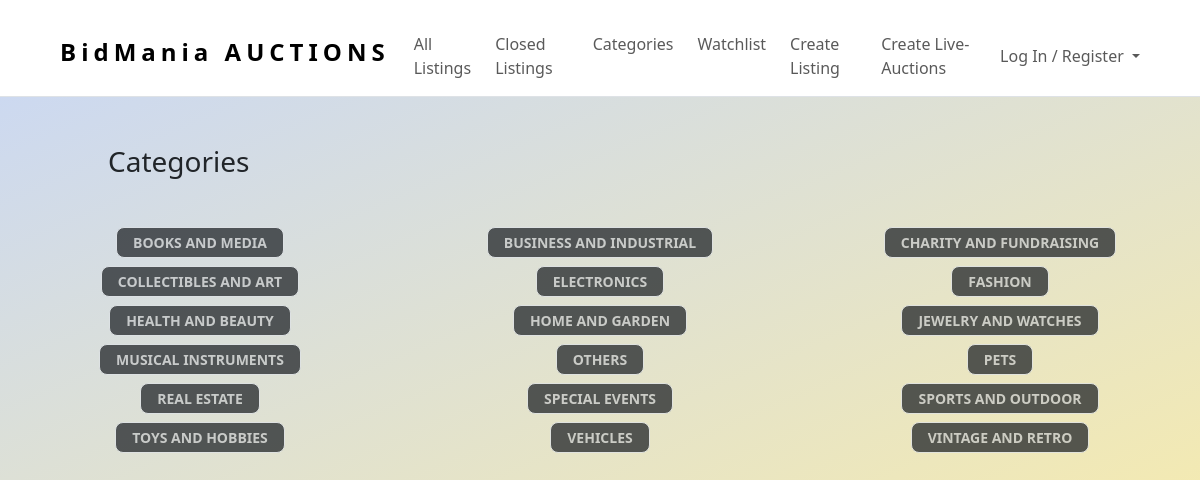
The page /categories on the database its author committed.
### auctions/models.py (models this page shows)
class Category(models.Model):
    category = models.CharField(max_length=255)
    class Meta:
        ordering = ["category"]
    def __str__(self):
        return self.category

### auctions/views.py (the view)
# urls.py: path("categories", views.categories, name="categories"),
def categories(request):
    return render(request, "auctions/categories.html", {
        "categories": Category.objects.all(),
        "headline": f"Categories"
    })

### auctions/templates/auctions/categories.html
{% extends "auctions/layout.html" %}
{% block body %}
<div class="mx-5 my-2 container">
    <div class="mx-5">
        <h3>{{ headline }}</h3>
    </div>
</div>
<div class="m-5 d-flex flex-wrap justify-content-evenly mx-auto w-100 text-center">
    {% for category in categories %}
    <div class="mb-2 d-block col-4">
        <div class="btn btn-sm btn-dark border rounded-3 text-uppercase text-decoration-none text-light fw-bold opacity-75 px-3">
            <a href="{% url 'listing_category' category_name=category %}"
               class="text-uppercase text-decoration-none text-light fw-bold opacity-75">{{ category }}</a>
        </div>
    </div>
    {% endfor %}
</div>
{% endblock %}

### auctions/templates/auctions/layout.html (shortened to what this page needs)
{% load static %}
<!DOCTYPE html>
<html lang="en">
    <head>
        <link href="https://cdn.jsdelivr.net/npm/bootstrap@5.3.0-alpha3/dist/css/bootstrap.min.css" rel="stylesheet">
        <link rel="stylesheet" type="text/css" href="https://cdn.jsdelivr.net/npm/bootstrap-icons@1.10.4/font/bootstrap-icons.css">
        <link href="{% static 'styles.css' %}" rel="stylesheet" type="text/css">
    </head>
    <body style="background: linear-gradient(to bottom right, rgb(200, 215, 247), rgb(244, 234, 177));">
        <nav class="pt-4 navbar navbar-expand-lg navbar-white bg-white sticky-top border-bottom">
            <div class="mx-5 container-fluid">
                <a class="me-3 text-decoration-none navbar-brand" href="/">
                    <h4 class="fw-bold" style="letter-spacing:5px;">BidMania AUCTIONS</h4>
                </a>
                <div class="collapse navbar-collapse" id="navbarNavDropdown">
                    <ul class="me-auto mb-2 mb-lg-0 navbar-nav">
                        <li class="nav-item">
                            <a class="me-2 nav-link" aria-current="page" href="{% url 'all' %}">All Listings</a>
                        </li>
                        <li class="nav-item">
                            <a class="me-2 nav-link" aria-current="page" href="{% url 'closed' %}">Closed Listings</a>
                        </li>
                        <li class= "nav-item">
                            <a class="me-2 nav-link" href="{% url 'categories' %}">Categories</a>
                        </li>
                        <li class="nav-item">
                            <a class="me-2 nav-link" href="{% url 'watchlists' %}">Watchlist</a>
                        </li>
                        <li class="nav-item">
                            <a class="me-2 nav-link" href="{% url 'create' %}">Create Listing</a>
                        </li>
                        <li class="nav-item">
                            <a class="me-2 nav-link" href="{% url 'create_live_auctions' %}">Create Live-Auctions</a>
                        </li>
                    </ul>
                    <span class="navbar-text dropdown-center">
                        {% if user.is_authenticated %}
                        <div class="dropdown-toggle" href="/" role="button" data-bs-toggle="dropdown" aria-expanded="false">
                            <i class="me-1 bi bi-person-fill"></i>{{ user.username }}
                        </div>
                        <ul class="dropdown-menu">
                            <li class="nav-item">
                                <a class="text-decoration-none dropdown-item" href="{% url 'live_auctions' %}">
                                    My Live-Auctions
                                </a>
                            </li>
                            <li class="nav-item">
                                <a class="text-decoration-none dropdown-item" href="{% url 'my_listings' %}">
                                    My Listings
                                </a>
                            </li>
                            <li class="nav-item">
                                <a class="text-decoration-none dropdown-item" href="{% url 'my_bids' %}">
                                    My Bids
                                </a>
                            </li>
                            <li>
                                <hr class="dropdown-divider">
                            </li>
                            <li class="nav-item">
                                <a class="text-decoration-none dropdown-item" href="{% url 'logout' %}">
                                    Log Out
                                </a>
                            </li>
                        </ul>
                        {% else %}
                        <div class="dropdown-toggle" href="/" role="button" data-bs-toggle="dropdown" aria-expanded="false">
                            Log In / Register
                        </div>
                        {% endif %}
                    </span>
                </div>
            </div>
        </nav>
        <div class="mt-5">
        {% block body %}
        {% endblock %}
        </div>
    </body>
</html>

### auctions/static/styles.css (style rules this page uses)
body { padding: 0px; background-color: rgb(122, 170, 179); }

### rows shown on the page
Category: category "BOOKS AND MEDIA"
Category: category "BUSINESS AND INDUSTRIAL"
Category: category "CHARITY AND FUNDRAISING"
Category: category "COLLECTIBLES AND ART"
Category: category "ELECTRONICS"
Category: category "FASHION"
Category: category "HEALTH AND BEAUTY"
Category: category "HOME AND GARDEN"
Category: category "JEWELRY AND WATCHES"
Category: category "MUSICAL INSTRUMENTS"
Category: category "OTHERS"
Category: category "PETS"
Category: category "REAL ESTATE"
Category: category "SPECIAL EVENTS"
Category: category "SPORTS AND OUTDOOR"
Category: category "TOYS AND HOBBIES"
Category: category "VEHICLES"
Category: category "VINTAGE AND RETRO"

### other values the page prints
{{ headline }} "Categories"
